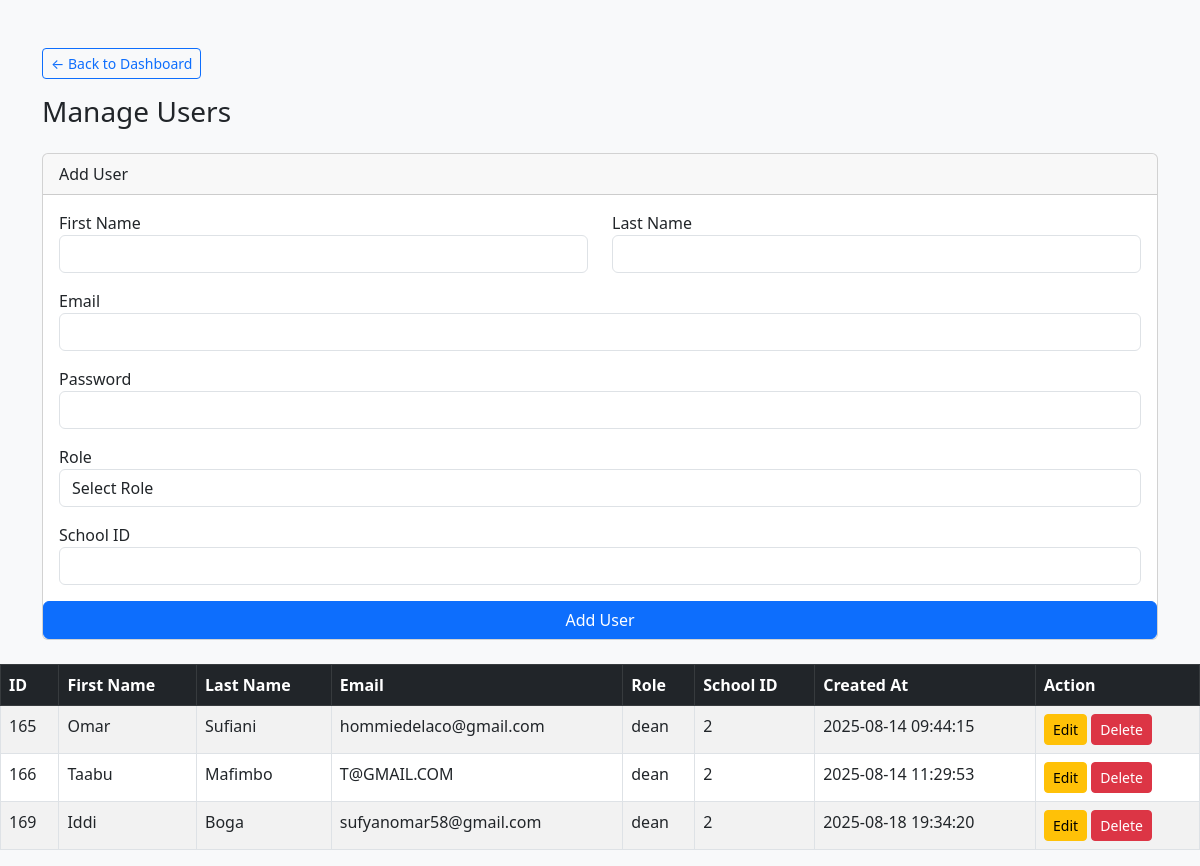
/manager/manage_users.php (signed in), run on an earlier commit of the app's database.
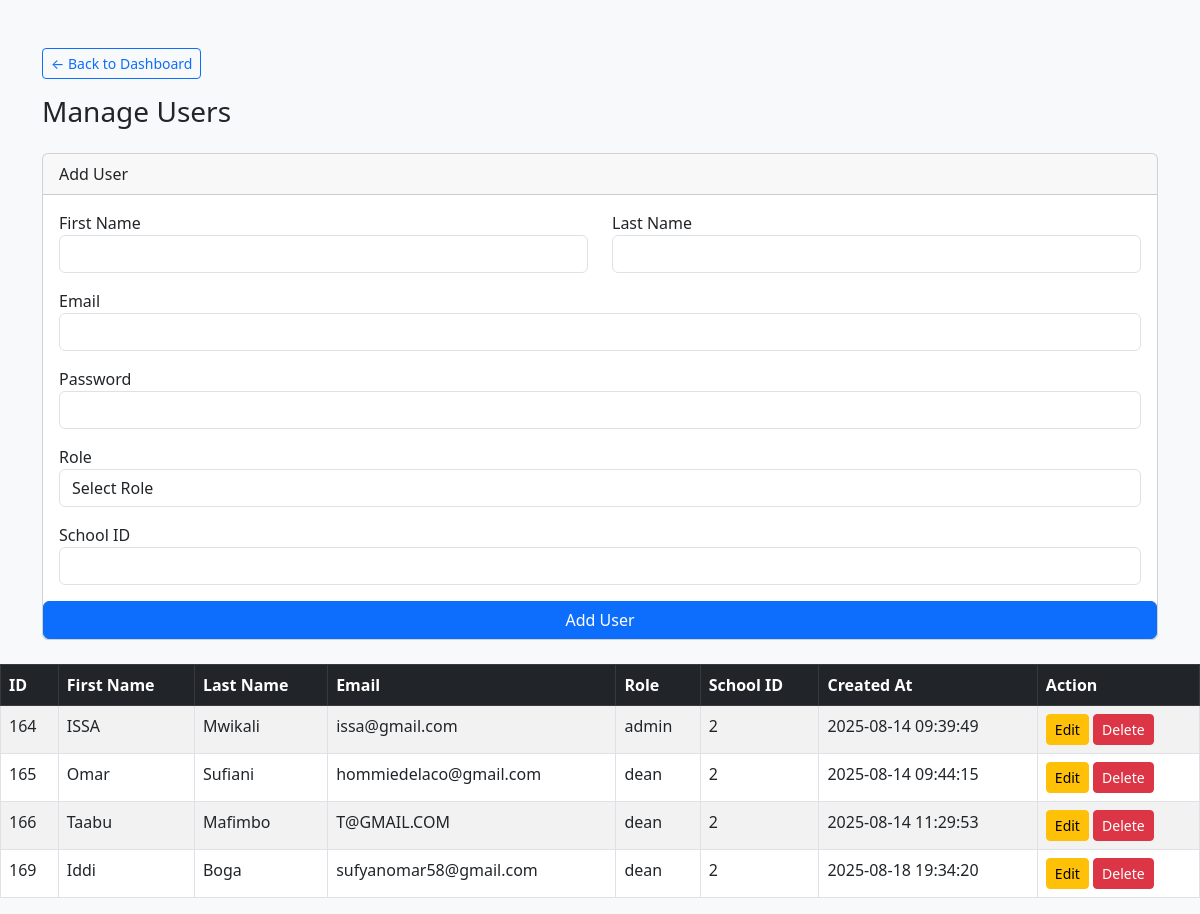
And on a later commit of the database.
### tables this page shows
CREATE TABLE `users` (
  `id` int(11) NOT NULL,
  `FirstName` varchar(100) DEFAULT NULL,
  `LastName` varchar(100) DEFAULT NULL,
  `email` varchar(100) DEFAULT NULL,
  `password` varchar(255) DEFAULT NULL,
  `role` enum('admin','user','Superadmin','teacher','dean','hoi','student') DEFAULT 'user',
  `school_id` int(11) DEFAULT NULL,
  `created_at` timestamp NOT NULL DEFAULT current_timestamp()
);

### manager/manage_users.php (the view, shortened to what this page needs)
<?php
include 'db.php';
$edit_user = null;
?>
<!DOCTYPE html>
<html>
<head>
    <link href="https://cdn.jsdelivr.net/npm/bootstrap@5.3.0/dist/css/bootstrap.min.css" rel="stylesheet">
</head>
<body class="bg-light">
<div class="container mt-5">
    <a href="dashboard.php" class="btn btn-sm btn-outline-primary mb-3">&larr; Back to Dashboard</a>
    <h3 class="mb-4">Manage Users</h3>
    <div class="card mb-4">
        <div class="card-header"><?= $edit_user ? "Edit User" : "Add User" ?></div>
        <div class="card-body">
            <form method="POST">
                <div class="row mb-3">
                    <div class="col">
                        <label>First Name</label>
                        <input type="text" name="firstname" class="form-control" value="<?= htmlspecialchars($edit_user['FirstName'] ?? '') ?>" required>
                    </div>
                    <div class="col">
                        <label>Last Name</label>
                        <input type="text" name="lastname" class="form-control" value="<?= htmlspecialchars($edit_user['LastName'] ?? '') ?>" required>
                    </div>
                </div>
                <div class="mb-3">
                    <label>Email</label>
                    <input type="email" name="email" class="form-control" value="<?= htmlspecialchars($edit_user['email'] ?? '') ?>" required>
                </div>
                <div class="mb-3">
                    <label>Password <?= $edit_user ? "(Leave blank to keep current)" : "" ?></label>
                    <input type="password" name="password" class="form-control" <?= $edit_user ? "" : "required" ?>>
                </div>
                <div class="row mb-3">
                <div class="col">
                    <label>Role</label>
                    <select name="role" class="form-control" required>
                        <option value="">Select Role</option>
                    </select>
                </div>
            </div>
                    <div class="col">
                        <label>School ID</label>
                        <input type="number" name="school_id" class="form-control" value="<?= htmlspecialchars($edit_user['school_id'] ?? '') ?>" required>
                    </div>
                </div>
                <button type="submit" class="btn btn-primary"><?= $edit_user ? "Update User" : "Add User" ?></button>
        </div>
    </div>
<?php
if ($_SESSION['role'] === 'Superadmin') {
    $query = "SELECT * FROM users
              WHERE role IN ('admin', 'dean')
              ORDER BY created_at ASC";
} else if ($_SESSION['role'] === 'admin') {
    $school_id = $_SESSION['school_id'];
    $query = "SELECT * FROM users
              WHERE role = 'dean'
              AND school_id = $school_id
              ORDER BY created_at ASC";
} else if ($_SESSION['role'] === 'dean') {
    $school_id = $_SESSION['school_id'];
    $query = "SELECT * FROM users
              WHERE role IN ('teacher', 'user')
              AND school_id = $school_id
              ORDER BY created_at ASC";
} else {
    die("Unauthorized Access");
}
$result = mysqli_query($conn, $query);
?>
<div class="table-responsive">
    <table class="table table-bordered table-striped table-hover">
        <thead class="table-dark">
            <tr>
                <th>ID</th>
                <th>First Name</th>
                <th>Last Name</th>
                <th>Email</th>
                <th>Role</th>
                <th>School ID</th>
                <th>Created At</th>
                <th>Action</th>
            </tr>
        </thead>
        <tbody>
            <?php while ($user = mysqli_fetch_assoc($result)) { ?>
                <tr>
                    <td><?= $user['id'] ?></td>
                    <td><?= htmlspecialchars($user['FirstName']) ?></td>
                    <td><?= htmlspecialchars($user['LastName']) ?></td>
                    <td><?= htmlspecialchars($user['email']) ?></td>
                    <td><?= htmlspecialchars($user['role']) ?></td>
                    <td><?= htmlspecialchars($user['school_id']) ?></td>
                    <td><?= $user['created_at'] ?></td>
                    <td>
                        <?php if (isset($_SESSION['role']) && in_array($_SESSION['role'], ['dean','admin', 'Superadmin'])): ?>
                            <a href="?edit_id=<?= $user['id'] ?>" class="btn btn-sm btn-warning">Edit</a>
                            <a href="?delete_id=<?= $user['id'] ?>" class="btn btn-sm btn-danger"
                               onclick="return confirm('Are you sure you want to delete this user?');">Delete</a>
                        <?php endif; ?>
                    </td>
                </tr>
            <?php } ?>
        </tbody>
    </table>
</div>

What changed in the data, as far as the page shows it:
now on this page (row edited): users: id "164", FirstName "ISSA", LastName "Mwikali", email "issa@gmail.com", role "admin", school "2", created_at "2025-08-14 09:39:49"
